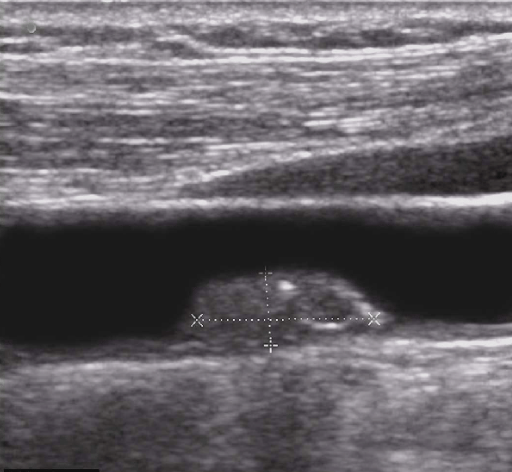
#> input picture dataset/arteria2.png, 512 x 472 px; its folder holds only this picture in this run
$ jupyter execute --allow-errors main.ipynb   (older library calls are emulated)
#> lines starting #> are read from the running program, lines starting #| are printed output that depends on the picture; after the words box and inside, x2 and y2 are one past the last pixel; in counts of white or black regions, pixels touching at a corner belong together
# PROJETO FINAL
INTRODUÇÂO AO PROCESSAMENTO DE IMAGENS

Prof. Bruno Luiggi Macchiavello Espinoza

- Lucas Corrêa Boaventura - 211038262

- Gustavo Santana Lima- 211038235

## Bibliotecas

[cell 1]
import numpy as np
from PIL import Image
from IPython.display import display
import cv2
import matplotlib.pyplot as plt
from glob import glob
from skimage import img_as_float
from skimage.segmentation import morphological_geodesic_active_contour, inverse_gaussian_gradient
from skimage.draw import circle_perimeter
from skimage.segmentation import chan_vese

[cell 2]
def READ(image):
    image = cv2.imread(image)
    resized_image = cv2.resize(image, (240,240), interpolation=cv2.INTER_LINEAR)
    gray = cv2.cvtColor(resized_image, cv2.COLOR_RGB2GRAY)
    return gray

def Blurred(image, a):
    blurred_image = cv2.GaussianBlur(image, (a, a), 0)
    return blurred_image

[cell 3]
class my_DataSet():
    def __init__(self, path) -> None:
#> called with path = './dataset/*'
        self.__dataset = np.array([np.array(Image.open(p).resize((240, 240))) for p in glob(path)])
        self.__orig_sizes = np.array([np.array(Image.open(p).size) for p in glob(path)])
        self.__names = np.array([p.split("/")[-1] for p in glob(path)])

    def get(self, *i) -> np.array:
        return self.__dataset[i]

    def get_names(self, *i) -> np.array:
        return self.__names[i].split("\\")[-1].split(".")[0]

    def get_gray(self,*i) -> np.array:
        return np.array([cv2.cvtColor(arr, cv2.COLOR_RGB2GRAY) for arr in self.__dataset])[i]

    def show(self) -> None:
        for arr in self.__dataset:
            display(Image.fromarray(arr))
#> this loop made 1 pass
#> pass 1, in show, `display(Image.fromarray(arr))`:
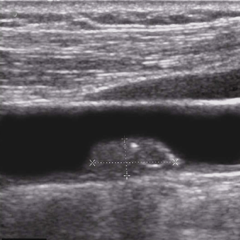
#> shown: PIL image 240x240 RGB; mean R, G, B 102.3, 98.4, 103.3

    def show_orig(self) -> None:
        for i,arr in enumerate(self.__dataset):
            display(Image.fromarray(arr).resize(self.__orig_sizes[i]))

[cell 4]
dataset = my_DataSet("./dataset/*")
dataset.show()

## Thresholding

### Global

[cell 5]
for gray_img in dataset.get_gray():
    _, img_bin = cv2.threshold(gray_img, 0, 255, cv2.THRESH_BINARY + cv2.THRESH_OTSU)
    # _, img_bin_dps_filtro = cv2.threshold(img_low_filter, 0, 255, cv2.THRESH_BINARY+ cv2.THRESH_OTSU)

    print("Método OTSU")
    display(Image.fromarray(img_bin))
#> this loop made 1 pass
#> pass 1, `display(Image.fromarray(img_bin))`:
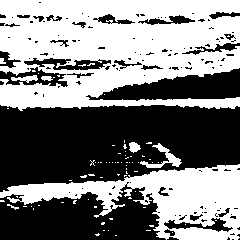
#> shown: PIL image 240x240 L; 49.7% white; 78 white regions (70 under 20 px), largest, box (x1, y1, x2, y2) and area: (0, 0, 240, 111) 19791, (0, 164, 240, 240) 7937, (140, 143, 182, 168) 306
    # print("Método OTSU após um filtro Gaussiano")
    # Image.fromarray(img_bin_dps_filtro)

### Local

[cell 6]
for i,gray_img in enumerate(dataset.get_gray()):
    blurred = cv2.GaussianBlur(gray_img, (15, 15), 0)

    thresh_mean = cv2.adaptiveThreshold(
        blurred,
        255,
        cv2.ADAPTIVE_THRESH_MEAN_C,
        cv2.THRESH_BINARY ,
        19,  # Tamanho do bloco (área local)
        0    # Constante subtraída da média
    )

    # Aplicar Threshold Adaptativo - Método Gaussiano
    thresh_gaussian = cv2.adaptiveThreshold(
        blurred,
        255,
        cv2.ADAPTIVE_THRESH_GAUSSIAN_C,
        cv2.THRESH_BINARY,
        19,  # Tamanho do bloco (área local)
        0    # Constante subtraída da média ponderada
    )
    print(dataset.get_names(i))

    display(Image.fromarray(thresh_mean))
    display(Image.fromarray(thresh_gaussian))
#> this loop made 1 pass
#> pass 1, `display(Image.fromarray(thresh_mean))`:
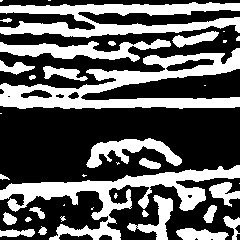
#> shown: PIL image 240x240 L; 37.2% white; 38 white regions (14 under 20 px), largest, box (x1, y1, x2, y2) and area: (0, 48, 240, 109) 5517, (0, 165, 240, 240) 4797, (0, 2, 240, 38) 4384
#> pass 1, `display(Image.fromarray(thresh_gaussian))`:
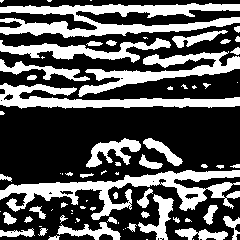
#> shown: PIL image 240x240 L; 34.7% white; 74 white regions (31 under 20 px), largest, box (x1, y1, x2, y2) and area: (0, 3, 240, 38) 4129, (0, 170, 240, 220) 3851, (0, 83, 240, 109) 2560

## Baseados em contornos

[cell 7]
## Função para aplicar o filtro de Sobel
def Sobel(image):
    # Convertendo para escala de cinza
    blurr = Blurred(image, 15)
    # Aplicando o filtro Sobel nas direções x e y
    sobel_x = cv2.Sobel(blurr, cv2.CV_64F, 1, 0, ksize=3)
    sobel_y = cv2.Sobel(blurr, cv2.CV_64F, 0, 1, ksize=3)

    # Calculando a magnitude total do gradiente
    sobel_combined = np.sqrt(sobel_x**2 + sobel_y**2)

    # Normalizando para exibir corretamente
    sobel_combined = cv2.convertScaleAbs(sobel_combined)

    return sobel_combined

def Canny(image):
    edges = cv2.Canny(image, 100, 100)

    return edges

# Função para aplicar a detecção de bordas com Laplaciano
def LaplacianEdge(image):
    blurr = Blurred(image, 5)
    filtered_image = cv2.Laplacian(blurr, ksize=1, ddepth=cv2.CV_16S)
    filtered_image = cv2.convertScaleAbs(filtered_image)
    clahe = cv2.createCLAHE(clipLimit=7.0, tileGridSize=(8, 8))
    image_clahe = clahe.apply(filtered_image)

    return image_clahe

def post_processing(image):
    kernel = cv2.getStructuringElement(cv2.MORPH_ELLIPSE, (15, 15))

    _, binary = cv2.threshold(image, 0, 255, cv2.THRESH_BINARY+cv2.THRESH_OTSU)

    closing_image = cv2.morphologyEx(binary, cv2.MORPH_CLOSE, kernel)
    opening_image = cv2.morphologyEx(closing_image, cv2.MORPH_OPEN, kernel)

    return opening_image

## Sobel

[cell 8]
for i, gray_img in enumerate(dataset.get_gray()):
    sobel_image = Sobel(gray_img)
    print(dataset.get_names(i))
    display(Image.fromarray(sobel_image))
#> this loop made 1 pass
#> pass 1, `display(Image.fromarray(sobel_image))`:
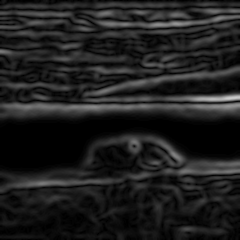
#> shown: PIL image 240x240 L; min 0, max 204, mean 30.8

## Canny

[cell 9]
for i, gray_img in enumerate(dataset.get_gray()):
    canny_image = Canny(gray_img)
    print(dataset.get_names(i))
    display(Image.fromarray(canny_image))
#> this loop made 1 pass
#> pass 1, `display(Image.fromarray(canny_image))`:
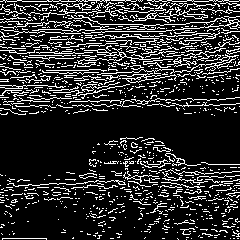
#> shown: PIL image 240x240 L; 18% white in thin lines or dots

## Laplace

[cell 10]
for i, gray_img in enumerate(dataset.get_gray()):
    laplacian_image = LaplacianEdge(gray_img)
    post_image = post_processing(laplacian_image)
    print(dataset.get_names(i))
    display(Image.fromarray(laplacian_image))
    display(Image.fromarray(post_image))
#> this loop made 1 pass
#> pass 1, `display(Image.fromarray(laplacian_image))`:
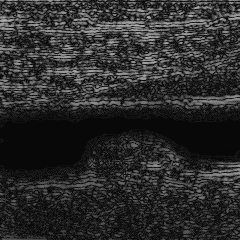
#> shown: PIL image 240x240 L; min 7, max 174, mean 43.8
#> pass 1, `display(Image.fromarray(post_image))`:
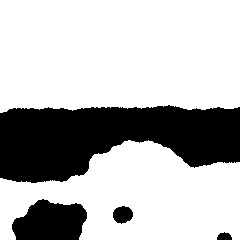
#> shown: PIL image 240x240 L; 72.3% white; 4 black regions, box (x1, y1, x2, y2) and area: (0, 105, 240, 183) 13210, (12, 199, 87, 240) 2363, (113, 206, 133, 224) 270, (217, 232, 232, 240) 92

[cell 11]
# Função para aplicar a detecção de bordas com Laplaciano
def LaplacianEdge(image):
    filtered_image = cv2.Laplacian(image, ksize=1, ddepth=cv2.CV_16S)
    filtered_image = cv2.convertScaleAbs(filtered_image)


    return filtered_image

def post_processing(image):
    kernel = cv2.getStructuringElement(cv2.MORPH_ELLIPSE, (7, 7))

    _, binary = cv2.threshold(image, 0, 255, cv2.THRESH_BINARY+cv2.THRESH_OTSU)
    closing_image = cv2.morphologyEx(binary, cv2.MORPH_CLOSE, kernel)
    opening_image = cv2.morphologyEx(closing_image, cv2.MORPH_OPEN, kernel)
    return opening_image

## Watershed

[cell 12]
def kernel(shape=3) : return np.ones(shape, np.uint8)

manual_markers = [1,1,2,1,1,1,1,2]
for i, (array_orig,gray_img) in enumerate(zip(dataset.get(),dataset.get_gray())):
    # borrar e pegar threshold com OTSU
    blurred = cv2.GaussianBlur(gray_img, (15, 15), 0)
    (Image.fromarray(blurred))
    ret, thresh = cv2.threshold(blurred, 0, 255, cv2.THRESH_BINARY_INV + cv2.THRESH_OTSU)

    # pegar as regioes de certeza
    sure_bg = cv2.dilate(thresh, kernel(), iterations=1)
    (Image.fromarray(sure_bg))

    opening = cv2.morphologyEx(thresh, cv2.MORPH_OPEN, kernel(), iterations=2)
    dist_transform = cv2.distanceTransform(opening, cv2.DIST_L2, 0)
    _, sure_fg = cv2.threshold(dist_transform, 0.7 * dist_transform.max(), 255, 0)
    sure_fg = np.uint8(sure_fg)
    (Image.fromarray(sure_fg))


    unknown = cv2.subtract(sure_bg, sure_fg)
    (Image.fromarray(unknown))

    _, markers = cv2.connectedComponents(sure_fg)

    markers = markers + 1
    markers[unknown == 255] = 0
    markers = cv2.watershed(array_orig, markers)


    water_fill = np.zeros(array_orig.shape, dtype=np.uint8)
    water_fill[markers == manual_markers[i]] = [0,255,0] #selecionado manualmente a label que preencheu a area requerida

    erosion = cv2.erode(water_fill, kernel())
    contour = water_fill-erosion
    (Image.fromarray(contour))


    highlighted = cv2.addWeighted(array_orig, 1, contour,1, 0)
    display(Image.fromarray(highlighted))
#> this loop made 1 pass
#> pass 1, `display(Image.fromarray(highlighted))`:
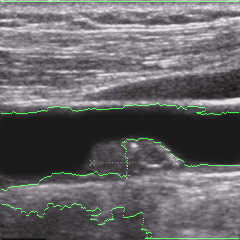
#> shown: PIL image 240x240 RGB; mean R, G, B 102.3, 101.3, 103.3

## Snakes

[cell 13]
def snakes(image, init_level, ball, thresh):

    float_image = img_as_float(image)
    gradient = inverse_gaussian_gradient(float_image)
    init_level_set = np.zeros(image.shape, dtype=np.int8)
    rr, cc = circle_perimeter  (init_level[0], init_level[1], init_level[2])  # círculo inicial
    init_level_set[rr, cc] = 1

    snake = morphological_geodesic_active_contour(gradient, num_iter=160,
                                              init_level_set=init_level_set,
                                              smoothing=1, balloon=ball,
                                              threshold=thresh)
    snake = (snake * 255).astype(np.uint8)
    contours, _ = cv2.findContours(snake, cv2.RETR_EXTERNAL, cv2.CHAIN_APPROX_SIMPLE)
    RGB = dataset.get(i)
    RGB = RGB.copy()
    cv2.drawContours(RGB, contours, -1, (0, 255, 0), 1)

    return RGB

[cell 14]
manual_init = [[60,75,30, 1, 0.9], [150,100,30, 1, 0.9], [70,120,30,9,8], [150,50,30, 1, 0.9], [110,100,30, 1.2, 0.9],
               [150,130,30, 1, 0.9], [110,100,30, 1, 0.9], [100,150,40, 1, 0.9]]


for i, gray_img in enumerate(dataset.get_gray()):
    snake = snakes(Blurred(gray_img, 15),manual_init[i][0:3], manual_init[i][3], manual_init[i][4])
    print(dataset.get_names(i))
    display(Image.fromarray(snake))
#> this loop made 1 pass
#> pass 1, `display(Image.fromarray(snake))`:
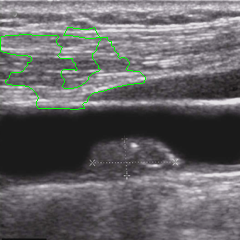
#> shown: PIL image 240x240 RGB; mean R, G, B 101, 99.8, 101.9

#simples 70,120,30,9,8
#tatiana 150,130,30, 1, 0.9
#arteria2 150,50,30, 1, 0.9
#arteria dupla 100,150,40, 1, 0.9
#arteria grossa 60,75,30, 1, 0.9
#arteria hemorrogica 150,100,30, 1, 0.9
#biburcacao2 110,100,30, 1, 0.9
#safena 110,100,30, 1.2, 0.9

$ run again, on dataset/arteria_simples.jpg
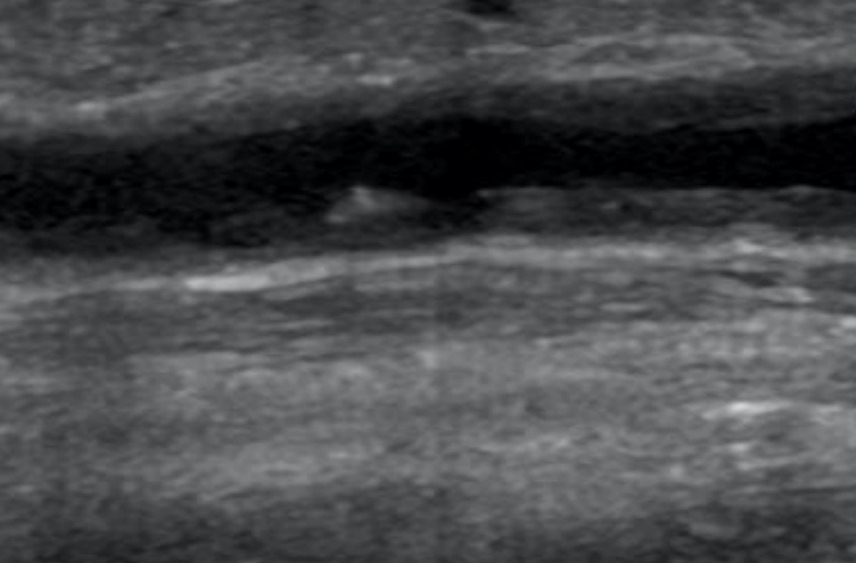
#> input picture dataset/arteria_simples.jpg, 856 x 563 px
#> the loop `for gray_img in dataset.get_gray():` made 1 pass
#> pass 1, `display(Image.fromarray(img_bin))`:
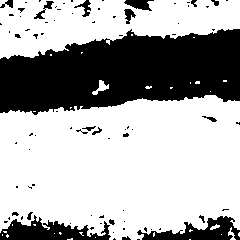
#> shown: PIL image 240x240 L; 67.5% white; 83 black regions (65 under 20 px), largest, box (x1, y1, x2, y2) and area: (0, 29, 240, 115) 14941, (0, 215, 111, 240) 1461, (137, 216, 240, 240) 1174
#> the loop `for i, gray_img in enumerate(dataset.get_gray()):` made 1 pass
#> pass 1, `display(Image.fromarray(snake))`:
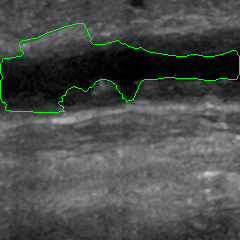
#> shown: PIL image 240x240 RGB; mean R, G, B 72.3, 76, 75.2

$ run again, on dataset/bifurcacao2.png
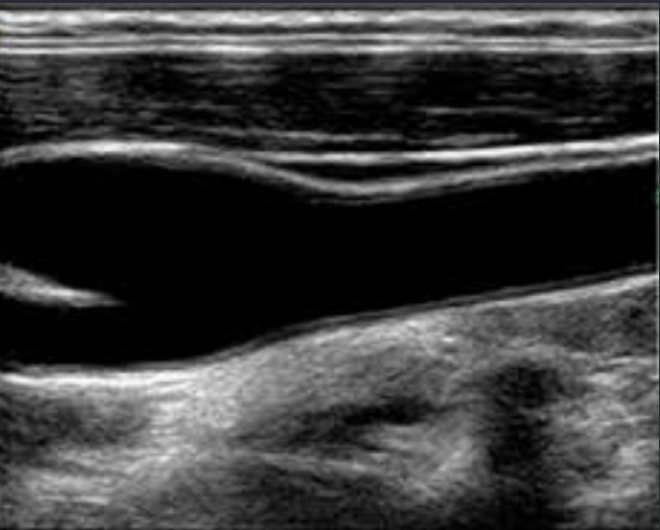
#> input picture dataset/bifurcacao2.png, 660 x 530 px
#> the loop `for i, gray_img in enumerate(dataset.get_gray()):` made 1 pass
#> pass 1, `display(Image.fromarray(snake))`:
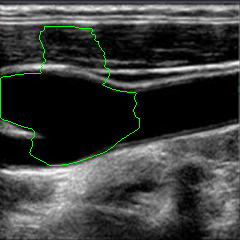
#> shown: PIL image 240x240 RGB; mean R, G, B 59.9, 62, 60
